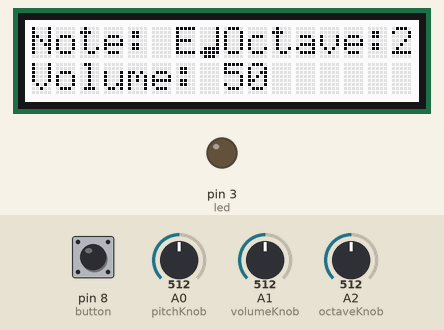
The sketch below on a simulated Arduino Uno, built with avr-gcc and run on an emulated ATmega328P. Parts: 16×2 character LCD, output pins drawn as LEDs (lit = HIGH). The test bench sets the inputs (shaded band); at power-on: A0 (pitchKnob) = 512, A1 (volumeKnob) = 512, pin 8 (button) LOW, A2 (octaveKnob) = 512. What the sketch prints to the serial monitor is not drawn.

Above: at 1.2 s.
1.3 s: A0 (pitchKnob) set to 716
2.8 s: A1 (volumeKnob) set to 111
At 3.4 s:
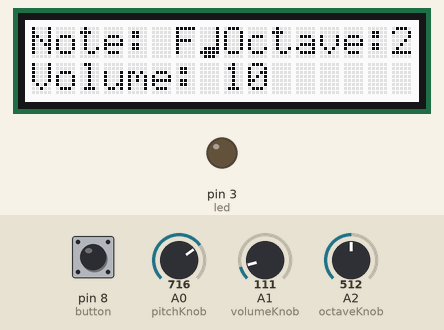
4.3 s: A1 (volumeKnob) set to 91
At 5.5 s:
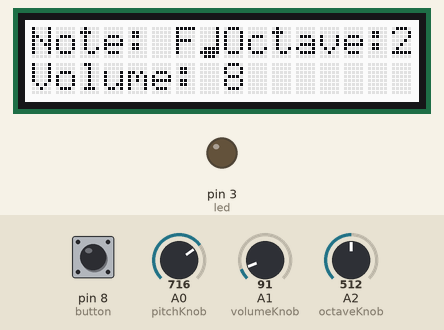
5.8 s: A0 (pitchKnob) set to 900
At 7.0 s:
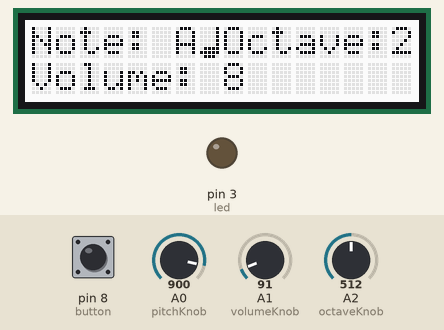
7.3 s: A1 (volumeKnob) set to 110
At 7.9 s:
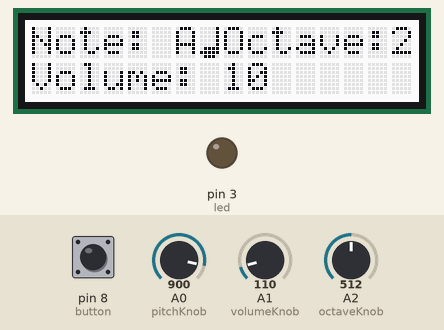
8.8 s: A0 (pitchKnob) set to 1023
At 10.1 s:
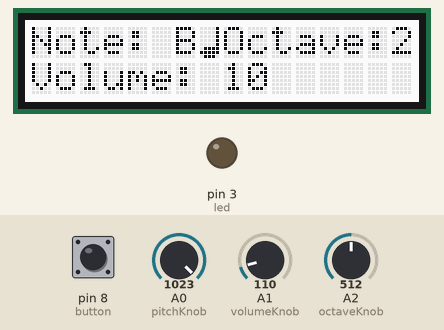
Timing chart, 0 to 11.3 s (numbered marks = the images above; inputs shaded):
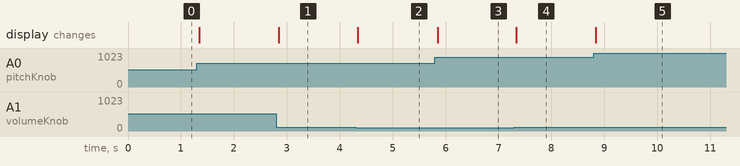

Measured:
- the behaviour switches between 103 and 102 on A1 (volumeKnob) (found by bisection; images 1 and 2)
- after the input at 2.8 s, the display: changes at once (image 1)
- after the input at 4.3 s, the display: changes at once (image 2)
- after the input at 5.8 s, the display: changes after 0.06 s (image 3)
- after the input at 7.3 s, the display: changes at once (image 4)
- after the input at 8.8 s, the display: changes at once (image 5)

The sketch:

idea1.ino
```cpp
#include <Wire.h>
#include "pitches.h"
#include "rgb_lcd.h"

const int pitchKnob = A0; //assigns potentiometer to pin A0; changes pitch/note 1023 divided by x to get 7, float value degrees per note, display note on screen
const int volumeKnob = A1; //assigns potentiometer to pin A1; changes volume, divide 1023 by x to get 3 to get an int, not float between 0-100 for volume values.
const int octaveKnob = A2; //assigns potentiometer to pin A2; changes octave, 1023 degrees divided by 10.23 to get 100 to get 0-3 degrees per octave, 0-1 for lower, 1.1 - 2 for mid, 2.1 - 3 for max oct
const int button = 8; //assigns button to pin 8
const int buzzer = 4; //assigns buzzer to pin 4
const int led = 3; //assigns led to pin 3

const int firstNote = 0;
const int lastNote = 7;

const int firstOctave = 1;
const int lastOctave = 3;

const int minVolume = 0;
const int maxVolume = 100;

int pitchVal = 0; //variable to store value of pitch
int pitchPoten = 0; //variable to store value of potentiometer

int volumeVal = 0; //variable to store value of volume
int volumePoten = 0; //variable to store value of potentiometer

int octaveVal = 0; //variable to store value of octave
int octavePoten = 0; //variable to store value of potentiometer

//screen rgb
rgb_lcd lcd;

//music note pixel art
byte musicNote[8] = {
  0b00001,
  0b00001,
  0b00001,
  0b00001,
  0b00001,
  0b01111,
  0b11111,
  0b01110
};

int bottomC[] = {
  NOTE_C5, NOTE_D5, NOTE_E5, NOTE_F5, NOTE_G5, NOTE_A5, NOTE_B5
};

int middleC[] = {
  NOTE_C4, NOTE_D4, NOTE_E4, NOTE_F4, NOTE_G4, NOTE_A4, NOTE_B4,
};

int topC[] = {
  NOTE_C3, NOTE_D3, NOTE_E3, NOTE_F3, NOTE_G3, NOTE_A3, NOTE_B3
};

//assigns input/output values to components
void setup() {
  Serial.begin(9600); // initiates serial connection @ 9600 bits baud rate
  //ins
  pinMode(pitchKnob, INPUT);
  pinMode(volumeKnob, INPUT);
  pinMode(octaveKnob, INPUT);
  pinMode(button, INPUT);

  //outs
  pinMode(buzzer, OUTPUT);
  pinMode(led, OUTPUT);

  //initiates lcd screen
  lcd.begin(16, 2); //initialize 16x2 screen

#if 1
  lcd.createChar(0, musicNote);
#endif
  lcd.setCursor(7, 0);
  lcd.write((unsigned char)0);
}

void changePitch() {
  pitchPoten = analogRead(pitchKnob); //reads the analogIn value
  pitchVal = map(pitchPoten, 0, 1023, firstNote, lastNote); //maps the ranges

  /*
    //test write
    Serial.print("sensor");
    Serial.println(pitchVal);
  */

  //Entire if statement changes the note/pitch
  if (pitchVal == 0 || pitchVal <= 1) {
    Serial.println("Note: C");

    lcd.setCursor(0, 0); //changes the place to print
    lcd.print("Note: C"); //prints on first line
  } else if (pitchVal > 1 && pitchVal <= 2) {
    Serial.println("Note: D");

    lcd.setCursor(0, 0); //changes the place to print
    lcd.print("Note: D"); //prints on first line
  } else if (pitchVal > 2 && pitchVal <= 3) {
    Serial.println("Note: E");

    lcd.setCursor(0, 0); //changes the place to print
    lcd.print("Note: E"); //prints on first line
  } else if (pitchVal > 3 && pitchVal <= 4) {
    Serial.println("Note: F");

    lcd.setCursor(0, 0); //changes the place to print
    lcd.print("Note: F"); //prints on first line
  } else if (pitchVal > 4 && pitchVal <= 5) {
    Serial.println("Note: G");

    lcd.setCursor(0, 0); //changes the place to print
    lcd.print("Note: G"); //prints on first line
  } else if (pitchVal > 5 && pitchVal <= 6) {
    Serial.println("Note: A");

    lcd.setCursor(0, 0); //changes the place to print
    lcd.print("Note: A"); //prints on first line
  } else if (pitchVal > 6 && pitchVal <= 7) {
    Serial.println("Note: B");

    lcd.setCursor(0, 0); //changes the place to print
    lcd.print("Note: B"); //prints on first line
  };
}

void changeVolume() {
  volumePoten = analogRead(volumeKnob); //reads the analogIn value
  volumeVal = map(volumePoten, 0, 1023, minVolume, maxVolume); //maps the ranges

  Serial.print("Volume: ");
  Serial.println(volumeVal);

  if (volumeVal = volumeVal) {
    lcd.setCursor(0, 1);
    lcd.print("Volume: ");
    lcd.println(volumeVal);
  }
}

void changeOctave() {
  octavePoten = analogRead(octaveKnob); //reads the analogIn value
  octaveVal = map(octavePoten, 0, 1023, firstOctave, lastOctave); //maps the ranges

  Serial.print("Octave: ");
  Serial.println(octaveVal);

  lcd.setCursor(8, 0);
  lcd.print("Octave:");
  lcd.println(octaveVal);
}

void ignitionButt() {
  int btn = digitalRead(button); //reads button input and puts it into variable btn

  if (volumeVal == 0) {
    noTone(buzzer);
  } else if (volumeVal > 0) {
    digitalWrite(buzzer, btn); //when the button is pressed, buzzer goes off
    digitalWrite(led, btn); //when button is pressed, led turns on
    delay(1);
  }

}

/*void firstDisplay() {
  lcd.setCursor(0, 1); //changes the place to print
  lcd.print(millis() / 1000); //changeable lcd value
  }*/

void porygon(unsigned char color) {
  for (int i = 0; i < 255; i++) {
    lcd.setPWM(color, i);
  }
}

void loop() {
  ignitionButt(); //button for moosic
  //firstDisplay(); //displays static nonmoving text
  changePitch();
  changeVolume();
  changeOctave();
  porygon(REG_RED); //EPILEPSPY EPILEPSPY EPILEPSPY EPILEPSPY EPILEPSPY EPILEPSPY EPILEPSPY EPILEPSPY EPILEPSPY EPILEPSPY EPILEPSPY EPILEPSPY EPILEPSPY
  porygon(REG_GREEN); //EPILEPSPY EPILEPSPY EPILEPSPY EPILEPSPY EPILEPSPY EPILEPSPY EPILEPSPY EPILEPSPY EPILEPSPY EPILEPSPY EPILEPSPY EPILEPSPY EPILEPSPY
  porygon(REG_BLUE); //EPILEPSPY EPILEPSPY EPILEPSPY EPILEPSPY EPILEPSPY EPILEPSPY EPILEPSPY EPILEPSPY EPILEPSPY EPILEPSPY EPILEPSPY EPILEPSPY EPILEPSPY

}
```

pitches.h
```cpp
#define NOTE_B0  31
#define NOTE_C1  33
#define NOTE_CS1 35
#define NOTE_D1  37
#define NOTE_DS1 39
#define NOTE_E1  41
#define NOTE_F1  44
#define NOTE_FS1 46
#define NOTE_G1  49
#define NOTE_GS1 52
#define NOTE_A1  55
#define NOTE_AS1 58
#define NOTE_B1  62
#define NOTE_C2  65
#define NOTE_CS2 69
#define NOTE_D2  73
#define NOTE_DS2 78
#define NOTE_E2  82
#define NOTE_F2  87
#define NOTE_FS2 93
#define NOTE_G2  98
#define NOTE_GS2 104
#define NOTE_A2  110
#define NOTE_AS2 117
#define NOTE_B2  123
#define NOTE_C3  131
#define NOTE_CS3 139
#define NOTE_D3  147
#define NOTE_DS3 156
#define NOTE_E3  165
#define NOTE_F3  175
#define NOTE_FS3 185
#define NOTE_G3  196
#define NOTE_GS3 208
#define NOTE_A3  220
#define NOTE_AS3 233
#define NOTE_B3  247
#define NOTE_C4  262
#define NOTE_CS4 277
#define NOTE_D4  294
#define NOTE_DS4 311
#define NOTE_E4  330
#define NOTE_F4  349
#define NOTE_FS4 370
#define NOTE_G4  392
#define NOTE_GS4 415
#define NOTE_A4  440
#define NOTE_AS4 466
#define NOTE_B4  494
#define NOTE_C5  523
#define NOTE_CS5 554
#define NOTE_D5  587
#define NOTE_DS5 622
#define NOTE_E5  659
#define NOTE_F5  698
#define NOTE_FS5 740
#define NOTE_G5  784
#define NOTE_GS5 831
#define NOTE_A5  880
#define NOTE_AS5 932
#define NOTE_B5  988
#define NOTE_C6  1047
#define NOTE_CS6 1109
#define NOTE_D6  1175
#define NOTE_DS6 1245
#define NOTE_E6  1319
#define NOTE_F6  1397
#define NOTE_FS6 1480
#define NOTE_G6  1568
#define NOTE_GS6 1661
#define NOTE_A6  1760
#define NOTE_AS6 1865
#define NOTE_B6  1976
#define NOTE_C7  2093
#define NOTE_CS7 2217
#define NOTE_D7  2349
#define NOTE_DS7 2489
#define NOTE_E7  2637
#define NOTE_F7  2794
#define NOTE_FS7 2960
#define NOTE_G7  3136
#define NOTE_GS7 3322
#define NOTE_A7  3520
#define NOTE_AS7 3729
#define NOTE_B7  3951
#define NOTE_C8  4186
#define NOTE_CS8 4435
#define NOTE_D8  4699
#define NOTE_DS8 4978
```
